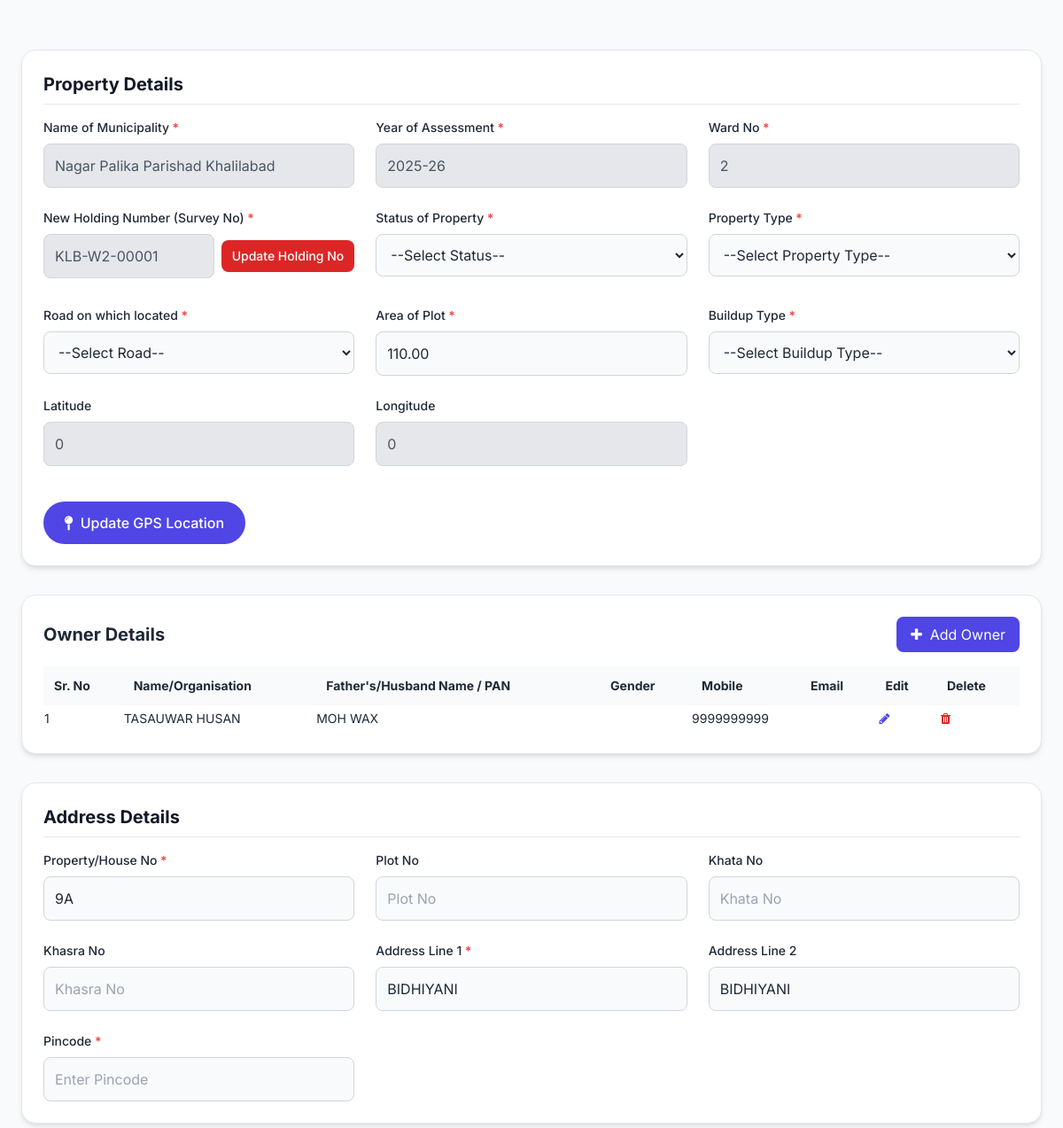
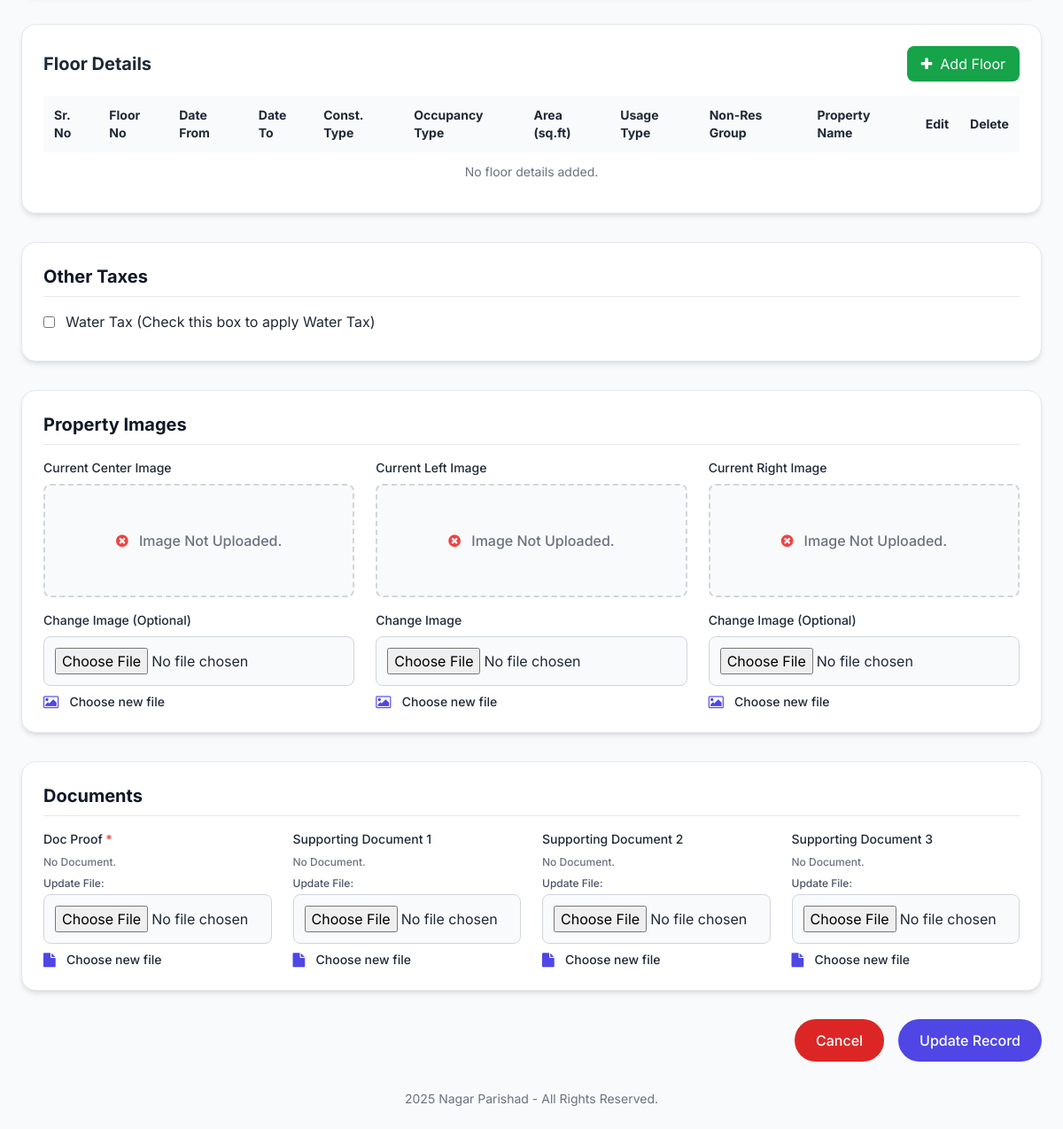
Screenshot of /admin/edit_assessment-23-08-2026.php?id=1 with the database file from the repository (2 pictures, top to bottom).
### tables this page shows
CREATE TABLE `assessments` (
  `id` int(11) NOT NULL,
  `municipality_name` varchar(255) DEFAULT NULL,
  `year_of_assessment` varchar(20) DEFAULT NULL,
  `zone_id` int(11) DEFAULT 1,
  `ward_id` int(11) DEFAULT NULL,
  `mohalla_id` int(11) DEFAULT NULL,
  `property_id` varchar(20) DEFAULT NULL,
  `ward` varchar(100) DEFAULT NULL,
  `new_holding` varchar(100) DEFAULT NULL,
  `previous_holding` varchar(100) DEFAULT NULL,
  `property_status` varchar(50) DEFAULT NULL,
  `old_holding` varchar(100) DEFAULT NULL,
  `old_pid` varchar(100) DEFAULT NULL,
  `property_type` varchar(50) DEFAULT NULL,
  `road` varchar(255) DEFAULT NULL,
  `plot_area` decimal(10,2) DEFAULT NULL,
  `building_type` varchar(50) DEFAULT NULL,
  `latitude` varchar(50) DEFAULT NULL,
  `longitude` varchar(50) DEFAULT NULL,
  `house_no` varchar(100) DEFAULT NULL,
  `plot_no` varchar(100) DEFAULT NULL,
  `khata_no` varchar(100) DEFAULT NULL,
  `khasra_no` varchar(100) DEFAULT NULL,
  `addr1` varchar(255) DEFAULT NULL,
  `addr2` varchar(255) DEFAULT NULL,
  `pincode` varchar(20) DEFAULT NULL,
  `water_tax` decimal(10,2) DEFAULT NULL,
  `center_image_gps` varchar(255) DEFAULT NULL,
  `left_image_gps` varchar(255) DEFAULT NULL,
  `right_image_gps` varchar(255) DEFAULT NULL,
  `doc_proof` varchar(255) DEFAULT NULL,
  `supporting_doc_1` varchar(255) DEFAULT NULL,
  `supporting_doc_2` varchar(255) DEFAULT NULL,
  `supporting_doc_3` varchar(255) DEFAULT NULL,
  `created_at` timestamp NOT NULL DEFAULT current_timestamp(),
  `is_deleted` tinyint(1) NOT NULL DEFAULT 0,
  `deleted_at` timestamp NULL DEFAULT NULL,
  `deleted_remark` text DEFAULT NULL,
  `surveyor_id` varchar(50) DEFAULT NULL,
  `created_by` int(11) DEFAULT NULL,
  `updated_by` int(11) DEFAULT NULL,
  `updated_at` timestamp NOT NULL DEFAULT current_timestamp(),
  `environment` varchar(50) NOT NULL DEFAULT 'web',
  `verification_status` enum('pending','reject','approved') NOT NULL DEFAULT 'pending',
  `current_verification_role_id` int(11) DEFAULT NULL,
  `verified_by` int(11) DEFAULT NULL,
  `verified_at` datetime DEFAULT NULL,
  `rejection_remark` text DEFAULT NULL
);

### admin/edit_assessment-23-08-2026.php (the view, shortened to what the rows shown need)
<?php
include("db.php");
$assessment_id = isset($_GET['id']) ? (int)$_GET['id'] : 0;
$sql_assessment = "SELECT * FROM assessments WHERE id = ? AND is_deleted = 0";
$stmt_assessment = $conn->prepare($sql_assessment);
$stmt_assessment->bind_param("i", $assessment_id);
$stmt_assessment->execute();
$result_assessment = $stmt_assessment->get_result();
$assessment_data = $result_assessment->fetch_assoc();
$current_ward = htmlspecialchars($assessment_data['ward'] ?? '');
$current_holding = htmlspecialchars($assessment_data['new_holding'] ?? '');
$image_base_url = '';
$holding_folder = !empty($current_holding) ? htmlspecialchars($current_holding) . '/' : '';
function get_assessment_file_path($base_url, $holding_folder, $filename)
{
  return '';
}
function get_clean_display_name($db_filename, $title)
{
  if (empty($db_filename)) return 'Choose new file';
  $ext = pathinfo($db_filename, PATHINFO_EXTENSION);
  return $title . '.' . $ext;
}
$center_image_path = get_assessment_file_path($image_base_url, $holding_folder, $assessment_data['center_image_gps'] ?? '');
$left_image_path = get_assessment_file_path($image_base_url, $holding_folder, $assessment_data['left_image_gps'] ?? '');
$right_image_path = get_assessment_file_path($image_base_url, $holding_folder, $assessment_data['right_image_gps'] ?? '');
$document_path = get_assessment_file_path($image_base_url, $holding_folder, $assessment_data['doc_proof'] ?? '');
$sup_doc1_path = get_assessment_file_path($image_base_url, $holding_folder, $assessment_data['supporting_doc_1'] ?? '');
$sup_doc2_path = get_assessment_file_path($image_base_url, $holding_folder, $assessment_data['supporting_doc_2'] ?? '');
$sup_doc3_path = get_assessment_file_path($image_base_url, $holding_folder, $assessment_data['supporting_doc_3'] ?? '');
?>
<!DOCTYPE html>
<html lang="en">
<head>
  <link rel="stylesheet" href="https://maxcdn.bootstrapcdn.com/font-awesome/4.7.0/css/font-awesome.min.css">
  <script src="https://cdn.tailwindcss.com"></script>
  <link href='https://unpkg.com/boxicons@2.1.4/css/boxicons.min.css' rel='stylesheet'>
  <link href='css/mystyle.css' rel='stylesheet'>
</head>
<body class="flex min-h-screen text-gray-800 bg-slate-50">
  <main class="flex-1 p-6 space-y-8 overflow-y-auto">
    <form id="assessmentForm" action="update_assessment_records.php" onsubmit="return prepareFormSubmission()" method="post" enctype="multipart/form-data" class="space-y-8">
      <section class="donezo-card-form p-6">
        <h2 class="text-xl font-bold mb-4 border-b pb-2 text-gray-900">Property Details</h2>
        <div class="grid grid-cols-1 md:grid-cols-2 lg:grid-cols-3 gap-6">
          <div>
            <label class="block text-sm font-medium mb-2 req">Name of Municipality</label>
            <input name="municipality_name" type="text" value="<?= htmlspecialchars($assessment_data['municipality_name'] ?? 'Nagar Palika Parishad') ?>" class="w-full donezo-input readonly-input" readonly>
          </div>
          <div>
            <label class="block text-sm font-medium mb-2 req">Year of Assessment</label>
            <input name="year_of_assessment" type="text" value="<?= htmlspecialchars($assessment_data['year_of_assessment'] ?? '2025-2026') ?>" class="w-full donezo-input readonly-input" readonly>
          </div>
          <div>
            <label class="block text-sm font-medium mb-2 req">Ward No</label>
            <input type="text" value="<?= $current_ward ?? 'N/A' ?>" class="w-full donezo-input readonly-input" readonly>
          </div>
          <div class="md:col-span-1">
            <div class="flex items-center gap-2 mb-2">
              <input type="text" value="<?= $current_holding ?? '' ?>"
                class="w-full donezo-input readonly-input" id="new_holding_display"
                readonly placeholder="Current Holding Number">
              <button type="button" id="update_holding_btn" class="px-3 py-2 text-sm rounded-lg bg-red-600 text-white font-medium hover:bg-red-700 transition flex-shrink-0">
                Update Holding No
              </button>
            </div>
          </div>
          <div>
            <label class="block text-sm font-medium mb-2 req">Area of Plot</label>
            <input name="plot_area" type="number" step="0.01" placeholder="Area of Plot (sq.ft)"
              value="<?= htmlspecialchars($assessment_data['plot_area'] ?? '') ?>" class="w-full donezo-input" required>
          </div>
          <div>
            <label class="block text-sm font-medium mb-2">Latitude</label>
            <input id="latitude" name="latitude" type="text" placeholder="Latitude"
              value="<?= htmlspecialchars($assessment_data['latitude'] ?? '') ?>" class="w-full donezo-input readonly-input" readonly>
          </div>
          <div>
            <label class="block text-sm font-medium mb-2">Longitude</label>
            <input id="longitude" name="longitude" type="text" placeholder="Longitude"
              value="<?= htmlspecialchars($assessment_data['longitude'] ?? '') ?>" class="w-full donezo-input readonly-input" readonly>
          </div>
      </section>
      <section class="donezo-card-form p-6">
        <div class="flex items-center justify-between mb-4">
          <h2 class="text-xl font-bold">Owner Details</h2>
        </div>
        <div class="overflow-x-auto">
          <table class="min-w-full text-sm">
            <thead class="bg-gray-50">
              <tr class="text-left">
                <th class="p-3">Sr. No</th>
                <th class="p-3">Name/Organisation</th>
                <th class="p-3">Father's/Husband Name / PAN</th>
                <th class="p-3">Gender</th>
                <th class="p-3">Mobile</th>
                <th class="p-3">Email</th>
                <th class="p-3">Edit</th>
                <th class="p-3">Delete</th>
              </tr>
            </thead>
          </table>
        </div>
      </section>
      <section class="donezo-card-form p-6">
        <h2 class="text-xl font-bold mb-4 border-b pb-2 text-gray-900">Address Details</h2>
        <div class="grid grid-cols-1 md:grid-cols-2 lg:grid-cols-3 gap-6">
          <div>
            <label class="block text-sm font-medium mb-2 req">Property/House No</label>
            <input name="house_no" type="text" placeholder="Enter Property/House No"
              value="<?= htmlspecialchars($assessment_data['house_no'] ?? '') ?>" class="w-full donezo-input" required>
          </div>
          <div>
            <label class="block text-sm font-medium mb-2 req">Address Line 1</label>
            <input name="addr1" type="text" placeholder="Address Line 1"
              value="<?= htmlspecialchars($assessment_data['addr1'] ?? '') ?>" class="w-full donezo-input" required>
          </div>
          <div>
            <label class="block text-sm font-medium mb-2">Address Line 2</label>
            <input name="addr2" type="text" placeholder="Address Line 2"
              value="<?= htmlspecialchars($assessment_data['addr2'] ?? '') ?>" class="w-full donezo-input">
          </div>
        </div>
      </section>
      <section class="donezo-card-form p-6">
        <div class="flex items-center justify-between mb-4">
          <h2 class="text-xl font-bold">Floor Details</h2>
        </div>
        <div class="overflow-x-auto">
          <table class="min-w-full text-sm">
            <thead class="bg-gray-50">
              <tr class="text-left">
                <th class="p-3">Sr. No</th>
                <th class="p-3">Floor No</th>
                <th class="p-3">Date From</th>
                <th class="p-3">Date To</th>
                <th class="p-3">Const. Type</th>
                <th class="p-3">Occupancy Type</th>
                <th class="p-3">Area (sq.ft)</th>
                <th class="p-3">Usage Type</th>
                <th class="p-3">Non-Res Group</th>
                <th class="p-3">Property Name</th>
                <th class="p-3">Edit</th>
                <th class="p-3">Delete</th>
              </tr>
            </thead>
          </table>
        </div>
      </section>
      <section class="donezo-card-form p-6">
        <h2 class="text-xl font-bold mb-4 border-b pb-2 text-gray-900">Other Taxes</h2>
        <label class="flex items-center gap-3 mb-2">
          <input type="checkbox" name="water_tax" class="rounded text-indigo-600 focus:ring-indigo-500"
            value="1" <?= (float)($assessment_data['water_tax'] ?? 0) > 0 ? 'checked' : '' ?>>
          <span>Water Tax (Check this box to apply Water Tax)</span>
        </label>
      </section>
      <section class="donezo-card-form p-6">
        <h2 class="text-xl font-bold mb-4 border-b pb-2 text-gray-900">Property Images</h2>
        <div class="grid grid-cols-1 md:grid-cols-3 gap-6">
          <div>
            <p class="text-sm mt-2 text-gray-800 file-name" data-current-file="<?= basename($center_image_path) ?>">
              <span class="icon"><i class="fa fa-image" aria-hidden="true"></i>&nbsp; </span>
              <span class="name"><?= get_clean_display_name($assessment_data['center_image_gps'] ?? '', 'Center Image') ?></span>
            </p>
          </div>
          <div>
            <p class="text-sm mt-2 text-gray-800 file-name" data-current-file="<?= basename($left_image_path) ?>">
              <span class="icon"><i class="fa fa-image" aria-hidden="true"></i>&nbsp; </span>
              <span class="name"><?= get_clean_display_name($assessment_data['left_image_gps'] ?? '', 'Left Image') ?></span>
            </p>
          </div>
          <div>
            <p class="text-sm mt-2 text-gray-800 file-name" data-current-file="<?= basename($right_image_path) ?>">
              <span class="icon"><i class="fa fa-image" aria-hidden="true"></i>&nbsp; </span>
              <span class="name"><?= get_clean_display_name($assessment_data['right_image_gps'] ?? '', 'Right Image') ?></span>
            </p>
          </div>
        </div>
      </section>
      <section class="donezo-card-form p-6">
        <h2 class="text-xl font-bold mb-4 border-b pb-2 text-gray-900">Documents</h2>
        <div class="grid grid-cols-1 md:grid-cols-2 lg:grid-cols-4 gap-6">
          <div>
            <p class="text-sm mt-2 text-gray-800 file-name" data-current-file="<?= basename($document_path) ?>">
              <span class="icon"><i class="fa fa-file" aria-hidden="true"></i>&nbsp;</span>
              <span class="name"><?= get_clean_display_name($assessment_data['doc_proof'] ?? '', 'Doc Proof') ?></span>
            </p>
          </div>
          <div>
            <p class="text-sm mt-2 text-gray-800 file-name" data-current-file="<?= basename($sup_doc1_path) ?>">
              <span class="icon"><i class="fa fa-file" aria-hidden="true"></i>&nbsp;</span>
              <span class="name"><?= get_clean_display_name($assessment_data['supporting_doc_1'] ?? '', 'Supporting Document 1') ?></span>
            </p>
          </div>
          <div>
            <p class="text-sm mt-2 text-gray-800 file-name" data-current-file="<?= basename($sup_doc2_path) ?>">
              <span class="icon"><i class="fa fa-file" aria-hidden="true"></i>&nbsp;</span>
              <span class="name"><?= get_clean_display_name($assessment_data['supporting_doc_2'] ?? '', 'Supporting Document 2') ?></span>
            </p>
          </div>
          <div>
            <p class="text-sm mt-2 text-gray-800 file-name" data-current-file="<?= basename($sup_doc3_path) ?>">
              <span class="icon"><i class="fa fa-file" aria-hidden="true"></i>&nbsp;</span>
              <span class="name"><?= get_clean_display_name($assessment_data['supporting_doc_3'] ?? '', 'Supporting Document 3') ?></span>
            </p>
          </div>
        </div>
      </section>
    </form>
  </main>
</body>
</html>

### rows the page displays
assessments: municipality_name "Nagar Palika Parishad Khalilabad", year_of_assessment "2025-26", ward "2", new_holding "KLB-W2-00001", plot_area "110.00", latitude "0", longitude "0", house_no "9A", addr1 "BIDHIYANI", addr2 "BIDHIYANI", center_image_gps "Choose new file", left_image_gps "Choose new file", right_image_gps "Choose new file", doc_proof "Choose new file", supporting_doc_1 "Choose new file", supporting_doc_2 "Choose new file", supporting_doc_3 "Choose new file"
